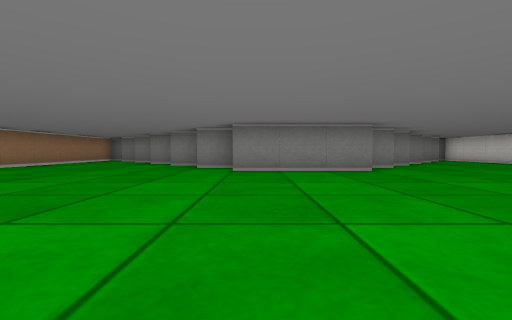
view 1 (above)

19 first-person views from a walk through a cub3D ray-caster map. The camera is about half as high as the walls, tilts 2° down and sees 90° across. The floor is counted in squares. Each view is taken from the middle of a square. On the plan, view 1 faces up. The plan holds only what a view shows up to about 9 squares ahead; the rest is blank.

view 2
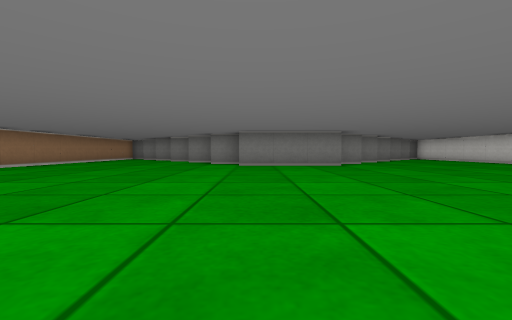

view 3
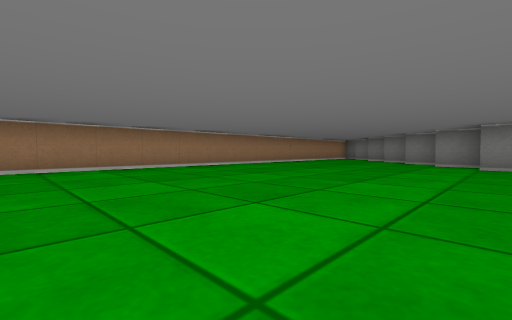

view 4
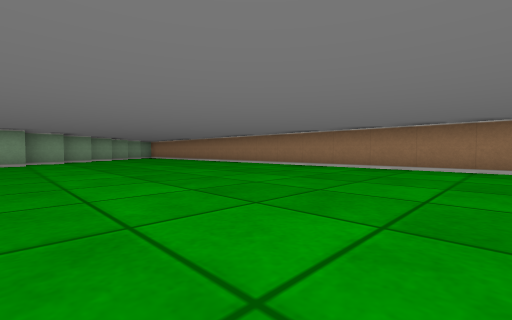

view 5
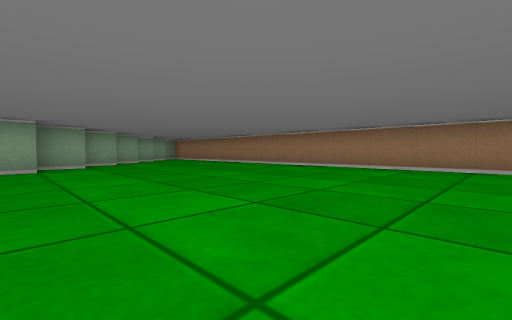

view 6
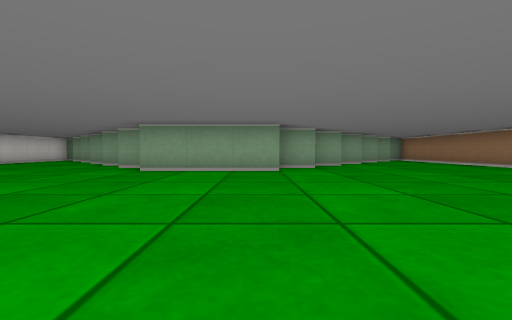

view 7
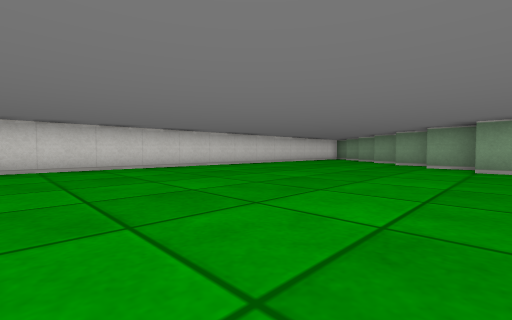

view 8
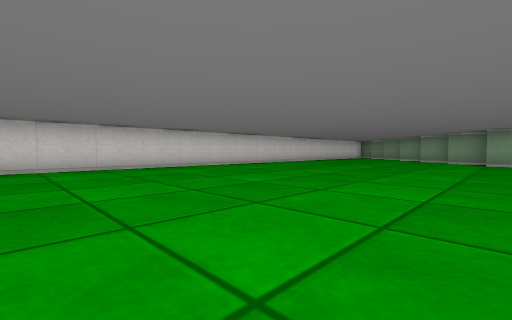

view 9
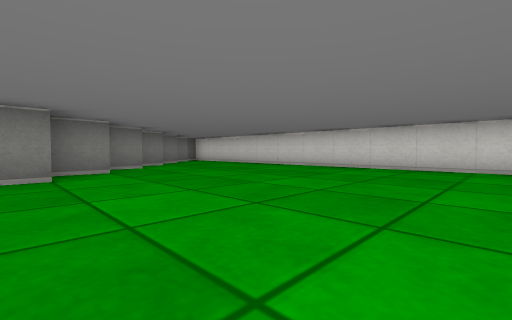

view 10
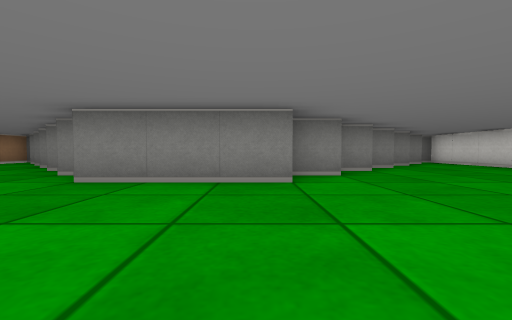

view 11
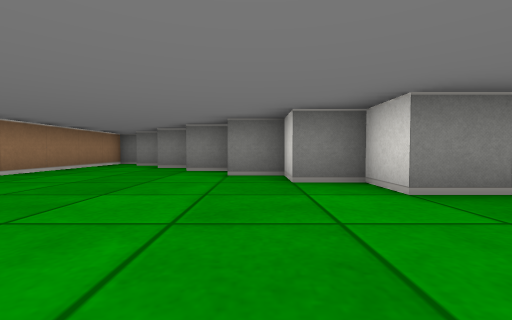

view 12
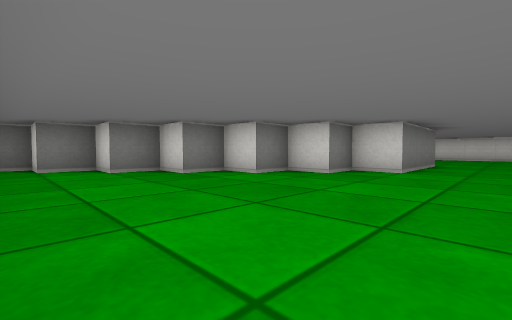

view 13
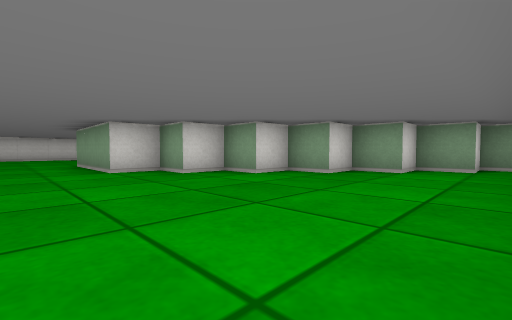

view 14
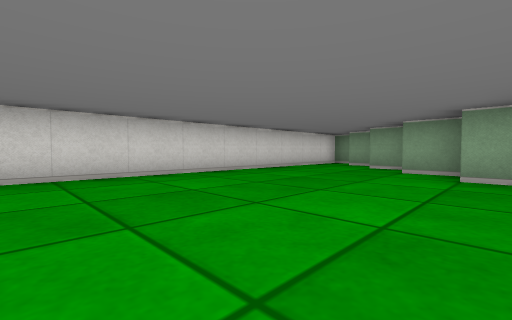

view 15
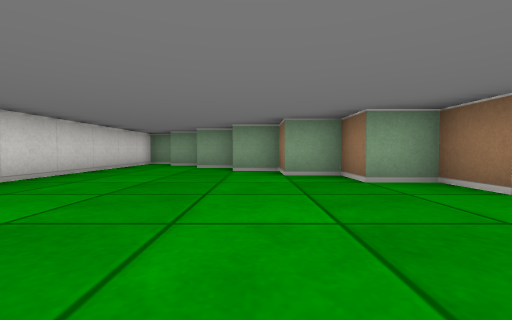

view 16
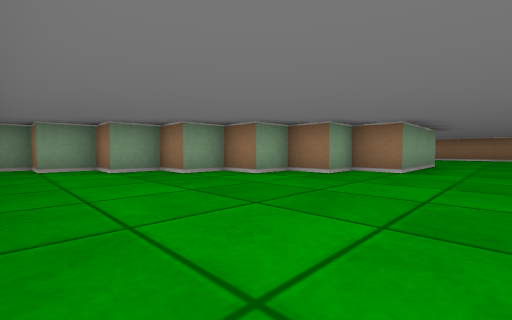

view 17
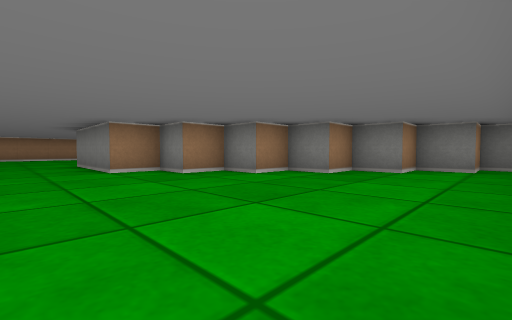

view 18
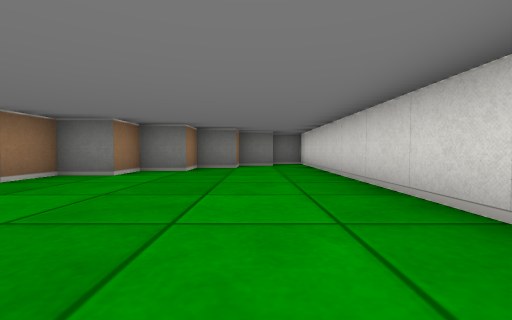

view 19
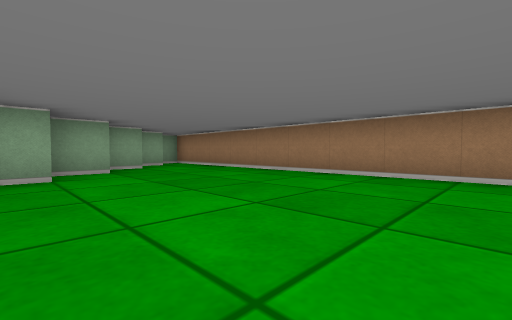

### Floor plan
Points are (right, up) in squares from view 1. A wall is a line through its corners. A room is listed if a view was taken in it or the views show most of it. See-through windows are left out.
Room 1 (views 1, 2, 3, 4, 5, 6, 7, 8, 9, 10, 11, 12, 13, 14, 15, 16, 17, 18, 19)
walls: (-6.2, -15.5) (-5.5, -15.5) (-5.5, -14.5) (-4.5, -14.5) (-4.5, -13.5) (-3.5, -13.5) (-3.5, -12.5) (-2.5, -12.5) (-2.5, -11.5) (-1.5, -11.5) (-1.5, -10.5) (-0.5, -10.5) (-0.5, -9.5) (2.5, -9.5) (2.5, -10.5) (3.5, -10.5) (3.5, -11.5) (4.5, -11.5) (4.5, -12.5) (5.5, -12.5) (5.5, -13.5) (6.5, -13.5) (6.5, -14.5) (7.5, -14.5) (7.5, -15.5) (8.5, -15.5) (8.5, 11.5) (7.5, 11.5) (7.5, 10.5) (6.5, 10.5) (6.5, 9.5) (5.5, 9.5) (5.5, 8.5) (4.5, 8.5) (4.5, 7.5) (3.5, 7.5) (3.5, 6.5) (2.5, 6.5) (2.5, 5.5) (-0.5, 5.5) (-0.5, 6.5) (-1.5, 6.5) (-1.5, 7.5) (-2.5, 7.5) (-2.5, 8.5) (-3.5, 8.5) (-3.5, 9.5) (-4.5, 9.5) (-4.5, 10.5) (-5.5, 10.5) (-5.5, 11.5) (-6.5, 11.5) (-6.5, -15.2)

Where each view was taken, in squares from view 1:
view 1: 0 up, 0 right, facing up
view 2: 2 down, 0 right, facing up
view 3: 2 down, 0 right, facing up-left
view 4: 0 up, 0 right, facing down-left
view 5: 3 down, 0 right, facing down-left
view 6: 4 down, 0 right, facing down
view 7: 3 down, 2 right, facing down-right
view 8: 0 up, 2 right, facing down-right
view 9: 1 up, 2 right, facing up-right
view 10: 2 up, 2 right, facing up
view 11: 3 up, 2 left, facing up
view 12: 4 up, 6 left, facing up-right
view 13: 8 down, 6 left, facing down-right
view 14: 7 down, 4 right, facing down-right
view 15: 7 down, 5 right, facing down
view 16: 8 down, 8 right, facing down-left
view 17: 4 up, 8 right, facing up-left
view 18: 3 up, 7 right, facing up
view 19: 7 down, 2 left, facing down-left
